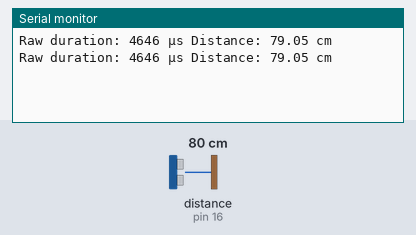
A sketch run on a simulated Arduino Uno, built with avr-gcc and run on an emulated ATmega328P. On the bench: the last lines printed to the serial monitor. Wiring (inferred from the names in the program): ultrasonic range finder: trigger pin 17; echo pin 16. The inputs (shaded band) are chosen by the test bench; at power-on: distance to the obstacle (sensor on pin 16) 80 cm. The echo pulse lasts 58.3 µs per cm.

Above: at 1.8 s.
1.9 s: distance to the obstacle (sensor on pin 16) set to 2 cm
At 2.6 s:
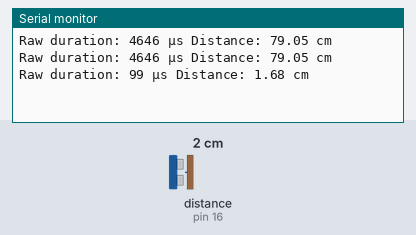
3.4 s: distance to the obstacle (sensor on pin 16) set to 4 cm
At 4.8 s:
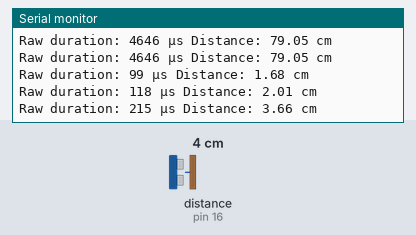
Timing chart, 0 to 6.4 s (numbered marks = the images above; inputs shaded):
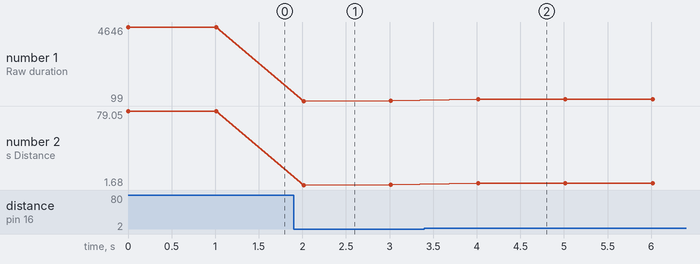

Measured:
- after the input at 1.9 s, the serial monitor: prints a new line after 0.11 s (image 1)
- after the input at 3.4 s, the serial monitor: prints a new line after 0.62 s (image 2)
- plotted number 1: 4646 → 118 after the input at 1.9 s, 118 → 215 after the input at 3.4 s
- plotted number 2: 79.05 → 2.01 after the input at 1.9 s, 2.01 → 3.66 after the input at 3.4 s

The sketch:

HCSR04.ino
```cpp
#include <Arduino.h>

#define TRIG_PIN 17
#define ECHO_PIN 16

long duration;

void setup() {
  Serial.begin(115200);

  pinMode(TRIG_PIN, OUTPUT);
  pinMode(ECHO_PIN, INPUT);
}

void loop() {
  digitalWrite(TRIG_PIN, LOW);
  delayMicroseconds(2);
  digitalWrite(TRIG_PIN, HIGH);
  delayMicroseconds(10);
  digitalWrite(TRIG_PIN, LOW);

  duration = pulseIn(ECHO_PIN, HIGH);

  Serial.print("Raw duration: ");
  Serial.print(duration);
  Serial.print(" μs");

  Serial.print(" Distance: ");
  Serial.print(duration / 58.773);
  Serial.println(" cm");

  delay(1000);
}
```
